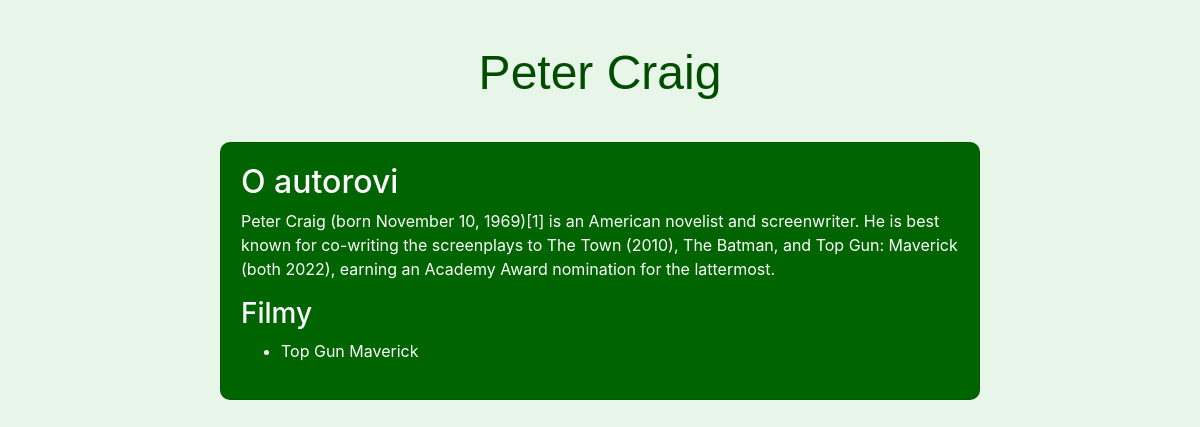
Page /author/1/ on the committed database.
### myapp/models.py (models this page shows, shortened)
class Author(models.Model):
    name = models.CharField(max_length=100)
    bio = models.TextField()

class Film(models.Model):
    title = models.CharField(max_length=200)
    description = models.TextField()
    genre = models.CharField(max_length=100, null=True)
    release_date = models.DateField()
    rating = models.DecimalField(max_digits=3, decimal_places=1, null=True)
    earnings = models.DecimalField(max_digits=15, decimal_places=2, null=True)
    author = models.ForeignKey(Author, on_delete=models.CASCADE, null=True)

### myapp/views.py (the view)
# urls.py: path('author/<int:pk>/', views.author_detail, name='author_detail'),
def author_detail(request, pk):
    author = get_object_or_404(Author, pk=pk)
    return render(request, 'author_detail.html', {'author': author})

### myapp/templates/author_detail.html (shortened to what this page needs)
<!DOCTYPE html>
<html lang="cs">
<head>
    <link href="https://maxcdn.bootstrapcdn.com/bootstrap/4.5.2/css/bootstrap.min.css" rel="stylesheet">
</head>
<body>
    <div class="container mt-4">
        <h1>{{ author.name }}</h1>
        <div class="card mt-4">
            <h2>O autorovi</h2>
            <p>{{ author.bio }}</p>
            <h3>Filmy</h3>
            <ul>
                {% for film in author.film_set.all %}
                    <li><a href="{% url 'film_detail' film.id %}">{{ film.title }}</a></li>
                {% endfor %}
            </ul>
        </div>
    </div>
</body>
</html>

### myapp/templates/author_detail.html (style rules this page uses)
body { background: #e8f5e9 url('https://www.toptal.com/designers/subtlepatterns/patterns/memphis-mini-dark.png'); background-size: cover; }
h1 { font-family: 'Arial', sans-serif; font-size: 3rem; color: #004d00; text-align: center; margin-bottom: 40px; }
.card { background-color: #006400; color: white; padding: 20px; border-radius: 10px; }
.card a { color: #ffffff; text-decoration: none; }
.container { max-width: 800px; margin: auto; padding: 20px; }

### rows in the picture
Author: name "Peter Craig", bio "Peter Craig (born November 10, 1969)[1] is an American novelist and screenwriter. He is best known for co-writing the screenplays to The Town (2010), The Batman, and Top Gun: Maverick (both 2022), earning an Academy Award nomination for the lattermost."
Film: title "Top Gun Maverick"
